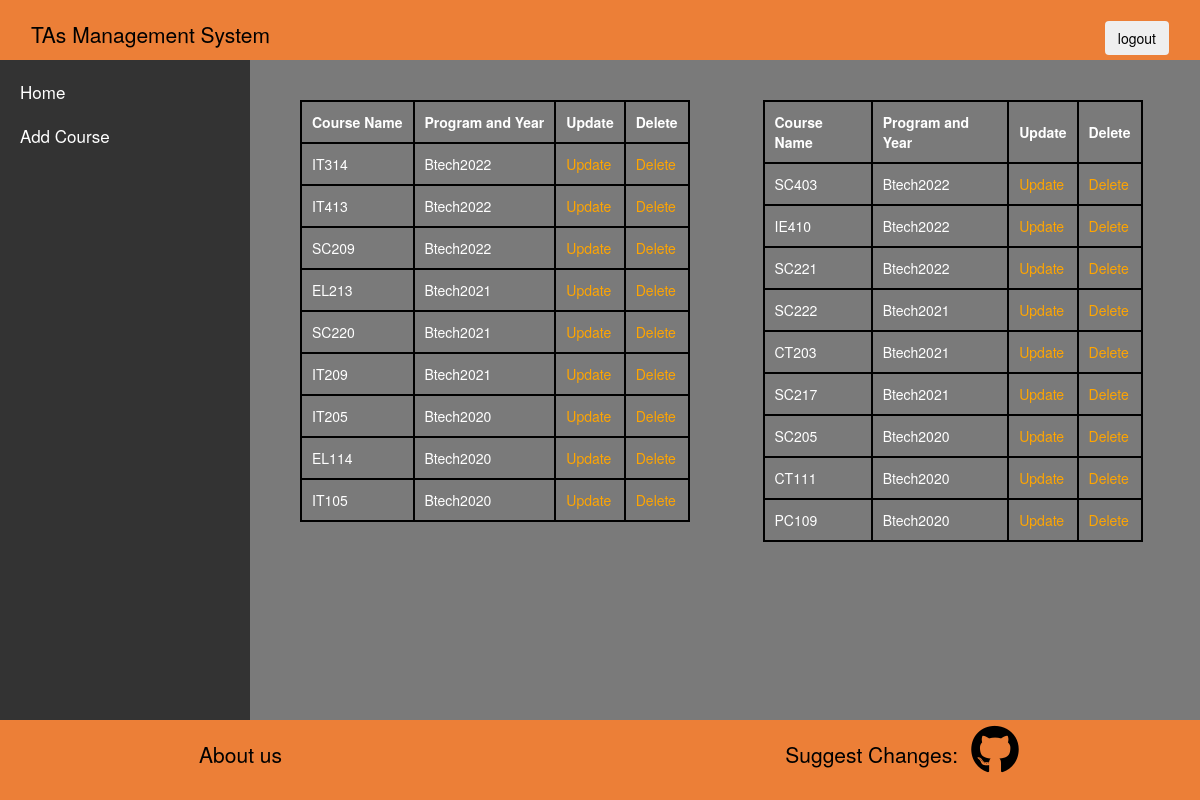
Screenshot of /Main/cohome/course/ with the database file from the repository.
### Main/models.py (models this page shows, shortened)
class course(models.Model):
    name = models.CharField(max_length=50,null=False)
    courseid =models.CharField(max_length=20)
    program_year=models.CharField(max_length=20)
    number_of_TA = models.IntegerField(null=False)
    class Meta:
        unique_together=('courseid','program_year')

### Main/coviews.py (the view)
# urls.py: path('cohome/course/',vcourse,name='gocourse'),
def vcourse(request):
    context={}
    dataset=course.objects.all()
    context['odd_rec']=course.objects.none()
    context['even_rec']=course.objects.none()
    for index,data in enumerate(dataset):
        if index%2==0:
            context['even_rec']|={data}
        else:
            context['odd_rec']|={data}
    return render(request, 'course.html', context)

### templates/course.html (shortened to what this page needs)
{%extends 'basic.html' %}
{%load static%}
{%block content%}
    <div class="sidenav">
       <a href="{% url 'cohome' %}">Home</a>
        <a href="{% url 'addcourse' %}">Add Course</a>
    </div>
    <div class="main" >
      <div class="notify">
      </div>
      <div class="row">
        <div class="col-md-5 table-responsive " >
          <table id="t1" >
            <th>Course Name</th>
            <th>Program and Year</th>
            <th>Update</th>
            <th>Delete</th>
          {% for data in even_rec %}
              <tr>
              <td>{{ data.courseid }}</td>
              <td>{{data.program_year}}</td>
              <td><a href="{% url 'updatecourse' data.id %}">Update</a></td>
              <td><a href="{% url 'deletecourse' data.id %}">Delete</a></td>
          {% endfor %}
      </table>
        </div>
    <div class="col-md-4 table-responsive">
      <table id="2">
        <th>Course Name</th>
        <th>Program and Year</th>
        <th>Update</th>
        <th>Delete</th>
      {% for data in odd_rec %}
          <tr>
          <td>{{ data.courseid }}</td>
          <td>{{data.program_year}}</td>
          <td><a href="{% url 'updatecourse' data.id %}">Update</a></td>
          <td><a href="{% url 'deletecourse' data.id %}">Delete</a></td>
      {% endfor %}
  </table>
    </div>
      </div>
    </div>
{%endblock%}

### Main/static/basic.css (style rules this page uses)
body { margin:0; font-family: 'Gill Sans', 'Gill Sans MT', Calibri, 'Trebuchet MS', sans-serif; box-sizing: border-box; }

### templates/basic.html (style rules this page uses)
.sidenav { width: 250px; position: fixed; top: 60px; background-color: #333; overflow: auto; padding-top: 10px; bottom: 80px; }
.sidenav a { padding: 10px 10px 10px 20px; text-decoration: none; font-size: 17px; color: #333; display: block; color: white; background-image: none; padding-left: auto; }
.main { margin-left: 250px; width: 100%; position: fixed; background-color: rgb(122, 122, 122); overflow: auto; top: 60px; bottom: 80px; padding-inline-start: 0%; padding-inline-end: 0%; }

### templates/course.html (style rules this page uses)
.notify { margin: auto; padding: 20px; }
table, th, td { border:2px solid black; color:white; padding:10px; }
#t1 { margin-left:50px; margin-right:0px; }
a { color:orange; }
.main { margin-left:250px; width: 100%; position: fixed; background-color: rgb(122, 122, 122); overflow: auto; top: 60px; bottom: 80px; padding-inline-start: 0%; padding-inline-end: 0%; }

### rows the page displays
course: courseid "IT314", program_year "Btech2022"
course: courseid "IT413", program_year "Btech2022"
course: courseid "SC209", program_year "Btech2022"
course: courseid "EL213", program_year "Btech2021"
course: courseid "SC220", program_year "Btech2021"
course: courseid "IT209", program_year "Btech2021"
course: courseid "IT205", program_year "Btech2020"
course: courseid "EL114", program_year "Btech2020"
course: courseid "IT105", program_year "Btech2020"
course: courseid "SC403", program_year "Btech2022"
course: courseid "IE410", program_year "Btech2022"
course: courseid "SC221", program_year "Btech2022"
course: courseid "SC222", program_year "Btech2021"
course: courseid "CT203", program_year "Btech2021"
course: courseid "SC217", program_year "Btech2021"
course: courseid "SC205", program_year "Btech2020"
course: courseid "CT111", program_year "Btech2020"
course: courseid "PC109", program_year "Btech2020"
